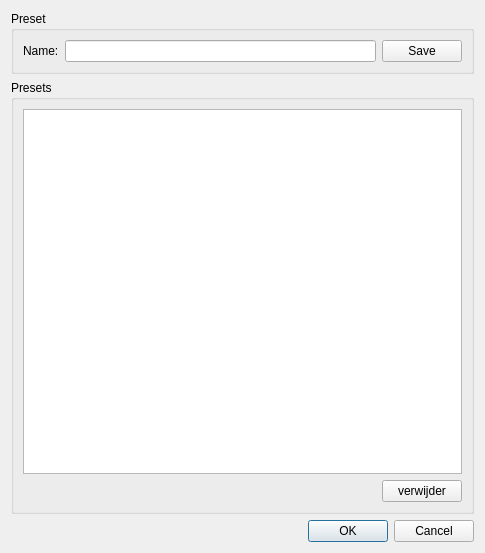
<?xml version="1.0" encoding="UTF-8"?>
<ui version="4.0">
 <class>presetDialog</class>
 <widget class="QDialog" name="presetDialog">
  <property name="geometry">
   <rect>
    <x>0</x>
    <y>0</y>
    <width>485</width>
    <height>553</height>
   </rect>
  </property>
  <property name="windowTitle">
   <string>Dialog</string>
  </property>
  <layout class="QVBoxLayout" name="verticalLayout_3">
   <item>
    <widget class="QGroupBox" name="groupBox">
     <property name="title">
      <string>Preset</string>
     </property>
     <layout class="QVBoxLayout" name="verticalLayout_2">
      <item>
       <layout class="QFormLayout" name="formLayout">
        <item row="0" column="0">
         <widget class="QLabel" name="label">
          <property name="text">
           <string>Name:</string>
          </property>
         </widget>
        </item>
        <item row="0" column="1">
         <layout class="QHBoxLayout" name="horizontalLayout">
          <item>
           <widget class="QLineEdit" name="presetName"/>
          </item>
          <item>
           <widget class="QPushButton" name="saveButton">
            <property name="text">
             <string>Save</string>
            </property>
           </widget>
          </item>
         </layout>
        </item>
       </layout>
      </item>
     </layout>
    </widget>
   </item>
   <item>
    <widget class="QGroupBox" name="groupBox_2">
     <property name="title">
      <string>Presets</string>
     </property>
     <layout class="QVBoxLayout" name="verticalLayout">
      <item>
       <widget class="QListWidget" name="presetList"/>
      </item>
      <item>
       <layout class="QHBoxLayout" name="horizontalLayout_2">
        <item>
         <spacer name="horizontalSpacer">
          <property name="orientation">
           <enum>Qt::Horizontal</enum>
          </property>
          <property name="sizeHint" stdset="0">
           <size>
            <width>128</width>
            <height>20</height>
           </size>
          </property>
         </spacer>
        </item>
        <item>
         <widget class="QPushButton" name="removeButton">
          <property name="text">
           <string>verwijder</string>
          </property>
         </widget>
        </item>
       </layout>
      </item>
     </layout>
    </widget>
   </item>
   <item>
    <layout class="QHBoxLayout" name="horizontalLayout_3">
     <item>
      <spacer name="horizontalSpacer_2">
       <property name="orientation">
        <enum>Qt::Horizontal</enum>
       </property>
       <property name="sizeHint" stdset="0">
        <size>
         <width>40</width>
         <height>20</height>
        </size>
       </property>
      </spacer>
     </item>
     <item>
      <widget class="QDialogButtonBox" name="buttonBox">
       <property name="standardButtons">
        <set>QDialogButtonBox::Cancel|QDialogButtonBox::Ok</set>
       </property>
      </widget>
     </item>
    </layout>
   </item>
  </layout>
 </widget>
 <resources/>
 <connections/>
</ui>
